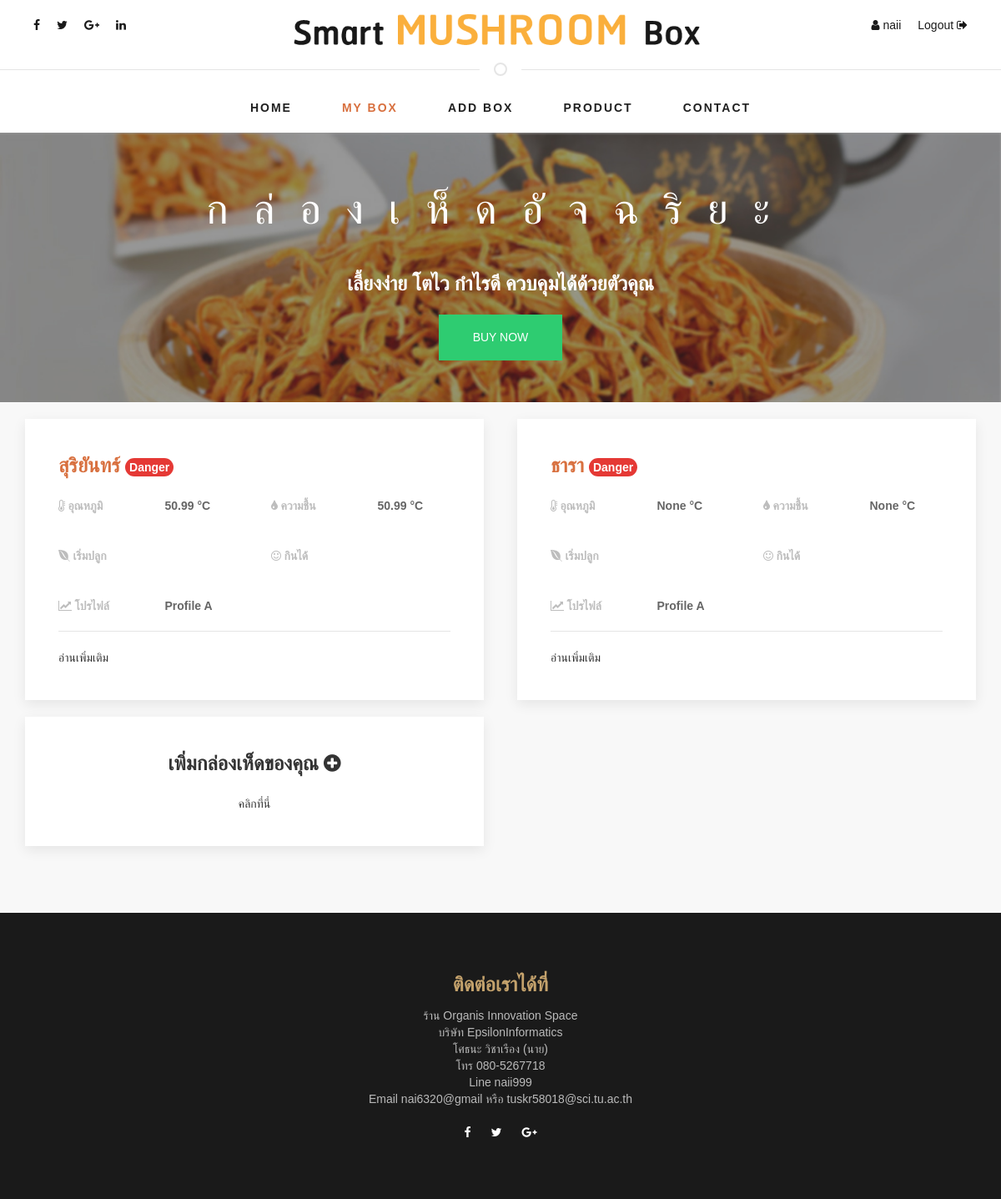
/mushroom/mybox/ (signed in), run on the app's committed database.
### boxapp/models.py (models this page shows)
class Box(models.Model):
	CHOICES = (
        ('Profile A', 'Profile A'),
        ('Profile B', 'Profile B'),
        ('Profile C', 'Profile C'),
        ('Profile D', 'Profile D'),
    )
	name = models.CharField(max_length=20,blank=True,null=True)
	code = models.CharField(max_length=20,unique=True)
	password = models.CharField(max_length=20,blank=True)
	profile =models.CharField(max_length=100,null=True,choices=CHOICES,blank=False,default='Profile A')
	temporature = models.DecimalField(max_digits=15, decimal_places=2,blank=True,null=True)
	temporature_by_control = models.DecimalField(max_digits=15, decimal_places=2,blank=True,null=True)
	humidity = models.DecimalField(max_digits=15, decimal_places=2,blank=True,null=True)
	humidity_by_control = models.DecimalField(max_digits=15, decimal_places=2,blank=True,null=True)
	color_by_control = models.CharField(max_length=20,blank=True,null=True)
	status_color = models.CharField(max_length=20,blank=True,null=True)
	owner = models.ForeignKey(User, on_delete=models.SET_NULL,blank=True,null=True)
	start_date = models.DateField(blank=True,null=True)
	end_date =models.DateField(blank=True,null=True)
	def __str__(self):
		return self.code

### boxapp/views.py (the view)
@login_required
def mybox( request):
	try:
		box_list = Box.objects.filter(owner=request.user)
		print (box_list)
		return render(request, 'mybox.html',{'box_list':box_list})
	except Box.DoesNotExist as e:
		messages.error(request, 'คุณยังไม่มีกล่องเห็ด')
	else:
		pass
	finally:
		pass
	return render(request, 'mybox.html',)

### boxapp/templates/mybox.html (shortened to what this page needs)
{% extends 'base2.html' %} {% load static %} {% block content %}
  <div class="navigation">
    <div class="container">
      <nav class="navbar navbar-default">
        <div class="collapse navbar-collapse" id="bs-megadropdown-tabs">
          <ul class="nav navbar-nav">
            <li><a href="/mushroom/" class="act">Home</a></li>
            <li class="active"><a href="/mushroom/mybox/">My Box</a></li>
            <li><a href="/mushroom/add/">Add Box</a></li>
        <li ><a href="/mushroom/buyproduct">Product</a></li>
                    <li ><a href="/mushroom/contact">Contact</a></li>
          </ul>
        </div>
      </nav>
    </div>
  </div>
   <div class="bghead">
    <br>
    <h2 style="" class="thai_font-title">กล่องเห็ดอัจฉริยะ</h2>
    <h3 style="text-align: center; color: white;" class="thai_font head">เลี้ยงง่าย โตไว กำไรดี ควบคุมได้ด้วยตัวคุณ</h3>
   <form action="{% url 'buy_box' %}">
      <button class="uk-button uk-button-primary uk-align-center uk-button-large head-button" style="background-color: #2ecc71">Buy now</button>
    </form>
      <br>
</div>
<div class="uk-background-muted">
  <br>
  <div class="container">
    {% if box_list %}
      <div class="uk-grid"> {% for box in box_list %}
        <div class="uk-width-1-2@m uk-width-1-1@s">
          <div>
            <div class="uk-card uk-card-default uk-card-hover uk-card-body">
              <div>
                <h3 class="uk-card-title thai_font" style="color: #d8703f">{{box.name}}  {% if box.status_color == "เขียว" %}
                  <span id="stat" class="uk-badge" style="background-color: #33691E
                  " >Good</span>
                  {% elif box.status_color == "ส้ม" %}
                  <span id="stat" class="uk-badge" style="background-color: #FF5722
                  " >Warning</span>
                {% else %}
                  <span id="stat" class="uk-badge" style="background-color: #E53935" >Danger</span>
                {% endif %}</h3>
              </div>
              <div class="uk-child-width-1-2@m uk-child-width-1-2@s" uk-grid>
                <div>
                  <div class="uk-child-width-1-2@m uk-child-width-1-2@s" uk-grid>
                    <div>
                      <p class="thai_font box-label" for=""><i class="fa fa-thermometer-quarter" aria-hidden="true"></i> อุณหภูมิ</p>
                    </div>
                    <div>
                      <p>{{box.humidity}} °C</p>
                    </div>
                  </div>
                </div>
                <div>
                  <div class="uk-child-width-1-2@m uk-child-width-1-2@s" uk-grid>
                    <div>
                      <p class="thai_font box-label" for=""> <i class="fa fa-tint" aria-hidden="true"></i> ความชื้น</p>
                    </div>
                    <div>
                      <p>{{box.humidity}} °C</p>
                    </div>
                  </div>
                </div>
                <div>
                  <div class="uk-child-width-1-2@m uk-child-width-1-2@s" uk-grid>
                    <div>
                      <p class="thai_font box-label" for=""> <i class="fa fa-envira" aria-hidden="true"></i> เริ่มปลูก</p>
                    </div>
                    <div>
                    </div>
                  </div>
                </div>
                <div>
                  <div class="uk-child-width-1-2@m uk-child-width-1-2@s" uk-grid>
                    <div>
                      <p class="thai_font box-label" for=""><i class="fa fa-smile-o" aria-hidden="true"></i> กินได้</p>
                    </div>
                    <div>
                    </div>
                  </div>
                </div>
                <div>
                  <div class="uk-child-width-1-2@m uk-child-width-1-2@s" uk-grid>
                    <div>
                      <p class="thai_font box-label" for=""><i class="fa fa-line-chart" aria-hidden="true"></i> โปรไฟล์</p>
                    </div>
                    <div>
                      <p>{{box.profile}} </p>
                    </div>
                  </div>
                </div>
                <div>
                </div>
              </div>
              <hr>
              <div class="uk-child-width-1-4@m uk-child-width-1-4@s uk-child-width-1-4@l" uk-grid>
                <div class="thai_font uk-text-left">
                  <button class="uk-button uk-button-text thai_font" onclick="location.href='{% url 'detail_box' box.id %}'"> อ่านเพิ่มเติม</button>
                </div>
                <div class="">
                </div>
                <div class="">
                </div>
                <div class="thai_font uk-text-left">
                </div>
              </div>
            </div>
          </div>
          <br>
        </div>
      <br> {% endfor %}{% endif %}
      <div class="uk-width-1-2@m uk-width-1-1@s">
      <div>
        <div class="uk-card uk-card-default uk-card-hover uk-card-body">
          <h3 class="uk-card-title thai_font uk-text-center">เพิ่มกล่องเห็ดของคุณ <i class="fa fa-plus-circle" aria-hidden="true"></i></h3>
          <div class="thai_font uk-text-center">
            <button  class="uk-button uk-button-text thai_font" onclick="location.href='{% url 'add_box' %}'"
            > คลิกที่นี่</button>
          </div>
        </div>
      </div>
    </div>
  </div>
<br>
<br>
</div>
<br>
<br>
</div>
{% endblock %}

### boxapp/templates/base2.html (shortened to what this page needs)
<!DOCTYPE html>
<html lang="en">
{% load static %}
<head>
    <link rel="stylesheet" href="https://maxcdn.bootstrapcdn.com/bootstrap/3.3.7/css/bootstrap.min.css">
    <link href="https://maxcdn.bootstrapcdn.com/bootstrap/3.3.7/css/bootstrap.min.css" rel="stylesheet" />
    <link rel="stylesheet" href="https://maxcdn.bootstrapcdn.com/font-awesome/4.7.0/css/font-awesome.min.css">
    <link rel='stylesheet prefetch' href='http://maxcdn.bootstrapcdn.com/font-awesome/4.2.0/css/font-awesome.min.css'>
    <link href="{% static 'css/style.css' %}" rel="stylesheet">
    <link href="{% static 'css/css_home/style.css' %}" rel="stylesheet">
    <link href="{% static 'css/css_home/responsive.css' %}" rel="stylesheet">
    <link href="{% static 'css/css_uikit/uikit.css' %}" rel="stylesheet">
    <link href="{% static 'css/css_uikit/uikit.min.css' %}" rel="stylesheet">
</head>
<body>
    <header>
        {% if user.is_authenticated %}
        <div class="top-bar">
            <div class="container">
            <div class="desktop">
                <div class="row">
                    <div class="col-md-3">
                        <div class="social pull-left">
                            <ul>
                                <li><a href='www.facebook.com/sothna.vicharueng'><i class="fa fa-facebook"></i></a></li>
                                <li><a href=""><i class="fa fa-twitter"></i></a></li>
                                <li><a href=""><i class="fa fa-google-plus"></i></a></li>
                                <li><a href=""><i class="fa fa-linkedin"></i></a></li>
                            </ul>
                        </div>
                    </div>
                    <div class="col-md-6">
                        <div class="logo-brand ">
                            <img class="logo-head" src="{% static "images/logo-head.png" %}">
                        </div>
                    </div>
                    <div class="col-md-3">
                        <div class="action pull-right">
                            <ul>
                                <li><a><i class="fa fa-user"></i> {{user.username}}</a>
                                </li>
                                <li><a href="{% url 'logout' %}">Logout <i class="fa fa-sign-out"></i> </a></li>
                            </ul>
                        </div>
                    </div>
                </div>
            </div>
            </div>
        </div>
                    {% endif %}
                    <hr class="uk-divider-icon ">
                </header>
  <main>
    {% block content %} {% endblock %}
  </main>
    <div class="uk-section uk-section-secondary uk-light " style="background-color:#1A1A1A ">
        <div class="uk-container uk-text-center">
                        <h3 class="thai_font" style="color:#C4A26C">ติดต่อเราได้ที่</h3>
                        <dl class="uk-description-list" style="margin-top: -1%;">
                            <dd> ร้าน Organis Innovation Space </dd>
                            <dd>บริษัท EpsilonInformatics</dd>
                            <dd>โศธนะ วิชาเรือง (นาย)</dd>
                            <dd>โทร 080-5267718</dd>
                            <dd>Line naii999</dd>
                            <dd>Email nai6320@gmail หรือ tuskr58018@sci.tu.ac.th</dd>
                        </dl>
                  <div class="social-contact" >
                                        <ul>
                                            <li><a href="https://web.facebook.com/sothna.vicharueng" ><i class="fa fa-facebook"></i></a></li>
                                            <li><a href="https://twitter.com/sothana09008645"><i class="fa fa-twitter"></i></a></li>
                                            <li><a href="https://plus.google.com/114987676952147018207"><i class="fa fa-google-plus"></i></a></li>
                                        </ul>
                                    </div>
            </div>
    </div>
</body>
</html>

### static/css/style.css (style rules this page uses)
* { box-sizing: border-box; -moz-box-sizing: border-box; -webkit-box-sizing: border-box; font-family: arial; }
body, html { margin: 0; padding: 0; background-size: cover; }

### static/css/css_home/style.css (style rules this page uses)
body { font-family: 'Open Sans', sans-serif; }
a { text-decoration: none; transition: .3s all ease-in-out; }
img { width: 100%; }
.top-bar { background-color: #fff; min-height: 58px; margin: 0 0 -1.0em; }
.social ul, .action ul { list-style: none; padding: 0px; margin: 0px; }
.social ul li, .action ul li { float:left; padding: 20px 10px; }
.social ul li a, .action ul li a { color: #191919; transition: .2s all ease-in-out; }
.navbar-default .navbar-nav > li > a { color: #212121; font-weight: bold; }
.navbar-default .navbar-nav > .active > a, .navbar-default .navbar-nav > .active > a:hover, .navbar-default .navbar-nav > .active > a:focus { background-color: transparent; color :#d8703f; }
.navbar-default .navbar-collapse, .navbar-default .navbar-form { border: none; }
.navbar-default { background: none; border: none; }
.navbar-collapse { padding: 0; }
.navbar-nav > li > a { padding: 29px 18px 0; }
.navbar-nav > li > a { padding: 20px 30px; font-size: 14px; text-transform: uppercase; letter-spacing: 2px; }
.navbar { margin-bottom: 0; z-index: 100; }
.navigation { margin: -1em 0 0; text-align:center; }
.navbar-nav { float: none; }

### boxapp/templates/mybox.html (style rules this page uses)
p { font-weight: bold; }
h3 { font-weight: bold; }

### data on the page
Box: name "สุริยันทร์", shows "Danger", humidity "50.99", profile "Profile A"
Box: name "ธารา", shows "Danger", humidity "None", profile "Profile A"

### other printed values
{{ user.username }} "naii"
